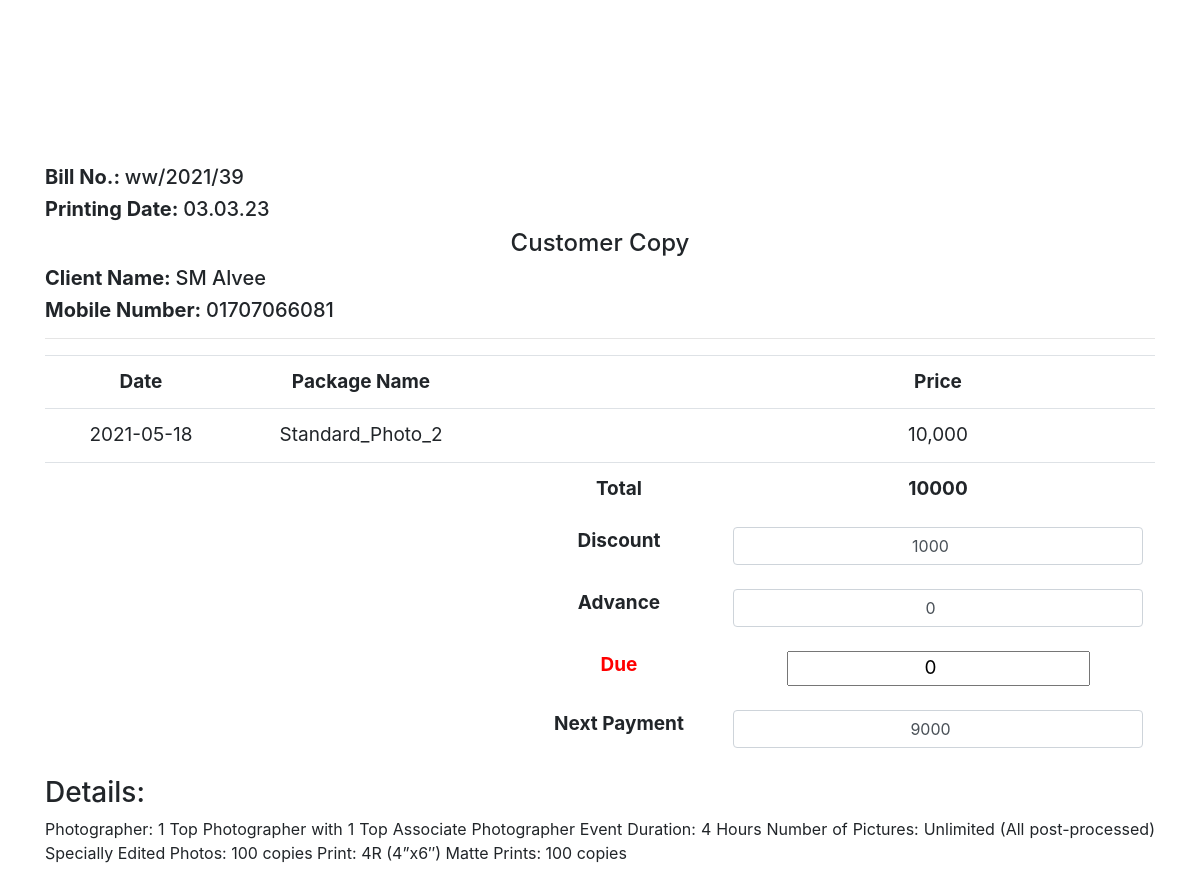
The app's page /admin/invoice.php?idl=39 (signed in) with its own data.
### tables this page shows
CREATE TABLE `customerbooking` (
  `id` int(11) NOT NULL,
  `customer_id` int(11) NOT NULL,
  `package_name` varchar(100) NOT NULL,
  `price` int(11) NOT NULL,
  `details` varchar(1000) NOT NULL,
  `status` varchar(20) NOT NULL
);

CREATE TABLE `user` (
  `id` int(11) NOT NULL,
  `username` text NOT NULL,
  `email` varchar(50) NOT NULL,
  `mobile` varchar(20) NOT NULL,
  `password` varchar(255) NOT NULL,
  `token` varchar(255) NOT NULL,
  `profile_pic` blob NOT NULL,
  `address` varchar(100) NOT NULL
);

CREATE TABLE `confirmorder` (
  `id` int(11) NOT NULL,
  `customer_id` int(11) NOT NULL,
  `cus_order_id` int(11) NOT NULL,
  `event_name` varchar(50) NOT NULL,
  `package_name` varchar(100) NOT NULL,
  `price` int(11) NOT NULL,
  `details` varchar(1000) NOT NULL,
  `event_date` date NOT NULL,
  `event_shift` varchar(50) DEFAULT NULL,
  `event_address` varchar(50) NOT NULL,
  `stage_catagory` varchar(100) NOT NULL,
  `stage_days` int(11) NOT NULL,
  `photo_catagory` varchar(100) NOT NULL,
  `photo_person` int(11) NOT NULL,
  `cine_catagory` varchar(100) NOT NULL,
  `cine_person` int(11) NOT NULL,
  `trailer_nember` int(11) NOT NULL,
  `f_v_number` int(11) NOT NULL,
  `delivery_by` varchar(20) NOT NULL,
  `sp_edit` int(11) NOT NULL,
  `n_edit` int(11) NOT NULL,
  `4r_print` int(11) NOT NULL,
  `5l_print` int(11) NOT NULL,
  `12l_print` int(11) NOT NULL,
  `16l_print` int(11) NOT NULL,
  `20l_print` int(11) NOT NULL,
  `memory_book` varchar(20) NOT NULL,
  `status` varchar(20) NOT NULL
);

CREATE TABLE `accounts` (
  `id` int(11) NOT NULL,
  `order_id` int(11) NOT NULL,
  `total` int(11) NOT NULL,
  `advance` int(11) NOT NULL,
  `discount` int(11) NOT NULL,
  `next_payment` int(11) NOT NULL,
  `due` int(11) NOT NULL
);

### db/DBConfig.php (called while the page is built, shortened)
<?php
class dbconfig
{
	private $_host = "localhost";
	private $_username = "root";
	private $_password = "";
	private $_database = "wedding";
	protected $connection;
	public function __construct()
	{
		if(!isset($this->connection))
		{
			$this->connection = new mysqli($this->_host,$this->_username,$this->_password,$this->_database);
		}
		return $this->connection;
	}
}
?>

### db/Crud.php (called while the page is built, shortened)
<?php
include_once 'DBConfig.php';
class Crud extends dbconfig{
	public function getData($query)
	{
		$result = $this->connection->query($query);
			$rows = array();
			while($row = $result->fetch_assoc())
			{
				$rows[] = $row;
			}
		return $rows;
	}
}
?>

### admin/invoice.php (the view, shortened to what this page needs)
<?php
  include_once '../db/Crud.php';
  $crud = new Crud();
 $order_id = $_GET['idl'];
 $conn = mysqli_connect("localhost","root","","wedding");
 $bookinginfo = "select * from customerbooking where id = '$order_id'";
  $getbookinfo = $crud->getData($bookinginfo);
  foreach($getbookinfo as $key=>$bookinfo)
  {
    $order_id = $bookinfo['id'];
    $customer_id = $bookinfo['customer_id'];
  }
  $userinfo = "select * from user where id = '$customer_id'";
  $getinfo = $crud->getData($userinfo);
  foreach($getinfo as $key=>$info)
  {
    $cusname = $info['username'];
    $mobile = $info['mobile'];
  }
?>
<!DOCTYPE html>
<html lang="en">
<head>
	<link rel="stylesheet" href="css/bootstrap.min.css"/>
</head>
<body style="padding-top: 165px;">
	<div class="container">
		<div class="input_field">
			<h5><strong>Bill No.: </strong>ww/2021/<?php echo $order_id ?></h5>
			<h5><strong>Printing Date: </strong><?php echo date("d.m.y");?></h5>
			<h4 style="text-align: center;">Customer Copy</h4>
			<h5><strong>Client Name: </strong><?php echo $cusname;?></h5>
			<h5><strong>Mobile Number: </strong><?php echo $mobile;?></h5>
			<hr>
			<div class="input_field">
				<table class="table table-border" style="text-align: center; font-size: 19px;">
					<tr>
						<th>Date</th>
						<th>Package Name</th>
						<th></th>
						<th></th>
						<th>Price</th>
					</tr>
					<?php
						$sql3 = "SELECT * FROM confirmorder where cus_order_id = '$order_id'";
	                        $query3 = mysqli_query($conn,$sql3);
							while($row = mysqli_fetch_assoc($query3))
	                        	{
						?>
					<tr>
						<td style="width: 2in;"><?php echo $row['event_date'];?></td>
						<td><?php echo $row['package_name'];?></td>
						<td></td>
						<td></td>
						<td><?php echo number_format($row['price']);?></td>
					</tr>
					<?php }?>
					<?php
							$qr1 = ("SELECT * from accounts where order_id = '$order_id'");
							$get_info = mysqli_query($conn,$qr1);
							while($accounts_info = mysqli_fetch_assoc($get_info)){
						?>
					<tr>
						<th></th>
						<th></th>
						<th></th>
						<th>Total</th>
						<th><?php echo $accounts_info['total'];?></th>
					</tr>
					<tr style="border: hidden;">
						<th></th>
						<th></th>
						<th></th>
						<th>Discount</th>
						<th><input class="form-control" style="text-align: center;" type="number" name="discount" value="<?php echo $accounts_info['discount'];?>"></th>
					</tr>
					<tr>
						<th></th>
						<th></th>
						<th></th>
						<th>Advance</th>
						<th><input class="form-control" style="text-align: center;" type="number" name="advance" value="<?php echo $accounts_info['advance'];?>"></th>
					</tr>
					<tr style="border: hidden;">
						<th></th>
						<th></th>
						<th></th>
						<th style="color: red;">Due</th>
						<th><input sclass="form-control" style="text-align: center;" type="number" name="due" value="<?php echo $accounts_info['due'];?>"></th>
					</tr>
					<tr>
						<th></th>
						<th></th>
						<th></th>
						<th>Next Payment</th>
						<th><input class="form-control" style="text-align: center;" type="number" name="nx_pay" value="<?php echo $accounts_info['next_payment'];?>"></th>
					</tr>
					<?php }?>
				</table>
				<h3>Details:</h3>
				<?php
						$sql3 = "SELECT * FROM confirmorder where cus_order_id = '$order_id'";
	                        $query3 = mysqli_query($conn,$sql3);
							while($row = mysqli_fetch_assoc($query3))
	                        	{
						?>
				<p style="text-align: justify;"><?php echo $row['details'];?></p>
			<?php }?>
			</div>
		</div>
	</div>
</body>
</html>

### records on screen
customerbooking: id "39"
user: username "SM Alvee", mobile "01707066081"
confirmorder: event_date "2021-05-18", package_name "Standard_Photo_2", price "10,000", details "Photographer: 1 Top Photographer with 1 Top Associate Photographer Event Duration: 4 Hours Number of Pictures: Unlimited (All post-processed) Specially Edited Photos: 100 copies Print: 4R (4”x6″) Matte Prints: 100 copies"
accounts: total "10000", discount "1000", advance "0", due "0", nx_pay "9000"
